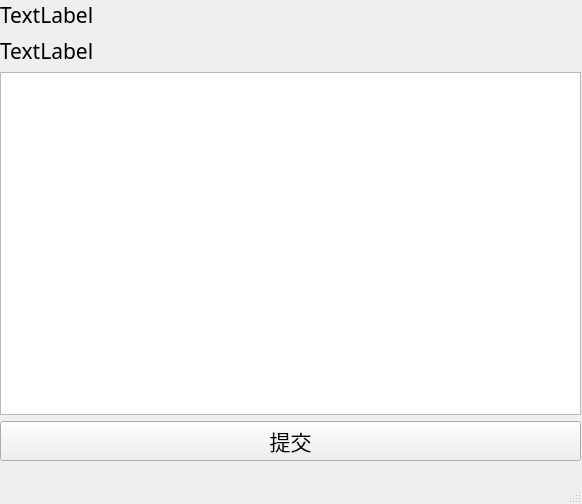
<?xml version="1.0" encoding="UTF-8"?>
<ui version="4.0">
 <class>MainWindow</class>
 <widget class="QMainWindow" name="MainWindow">
  <property name="enabled">
   <bool>true</bool>
  </property>
  <property name="geometry">
   <rect>
    <x>0</x>
    <y>0</y>
    <width>582</width>
    <height>504</height>
   </rect>
  </property>
  <property name="font">
   <font>
    <family>霞鹜文楷 中粗</family>
   </font>
  </property>
  <property name="focusPolicy">
   <enum>Qt::ClickFocus</enum>
  </property>
  <property name="windowTitle">
   <string>MainWindow</string>
  </property>
  <property name="windowFilePath">
   <string/>
  </property>
  <property name="iconSize">
   <size>
    <width>32</width>
    <height>32</height>
   </size>
  </property>
  <property name="toolButtonStyle">
   <enum>Qt::ToolButtonIconOnly</enum>
  </property>
  <widget class="QWidget" name="centralwidget">
   <widget class="QWidget" name="layoutWidget">
    <property name="geometry">
     <rect>
      <x>0</x>
      <y>0</y>
      <width>581</width>
      <height>461</height>
     </rect>
    </property>
    <layout class="QVBoxLayout" name="verticalLayout">
     <item>
      <widget class="QLabel" name="label1">
       <property name="font">
        <font>
         <family>霞鹜文楷 中粗</family>
         <pointsize>16</pointsize>
        </font>
       </property>
       <property name="text">
        <string>TextLabel</string>
       </property>
      </widget>
     </item>
     <item>
      <widget class="QLabel" name="label2">
       <property name="font">
        <font>
         <family>霞鹜文楷 中粗</family>
         <pointsize>16</pointsize>
        </font>
       </property>
       <property name="text">
        <string>TextLabel</string>
       </property>
      </widget>
     </item>
     <item>
      <widget class="QTextEdit" name="edit1">
       <property name="font">
        <font>
         <family>霞鹜文楷 中粗</family>
         <pointsize>16</pointsize>
        </font>
       </property>
      </widget>
     </item>
     <item>
      <widget class="QPushButton" name="button1">
       <property name="font">
        <font>
         <family>霞鹜文楷 中粗</family>
         <pointsize>16</pointsize>
        </font>
       </property>
       <property name="text">
        <string>提交</string>
       </property>
      </widget>
     </item>
    </layout>
   </widget>
  </widget>
  <widget class="QMenuBar" name="menubar">
   <property name="geometry">
    <rect>
     <x>0</x>
     <y>0</y>
     <width>582</width>
     <height>22</height>
    </rect>
   </property>
  </widget>
  <widget class="QStatusBar" name="statusbar"/>
 </widget>
 <resources/>
 <connections/>
</ui>
